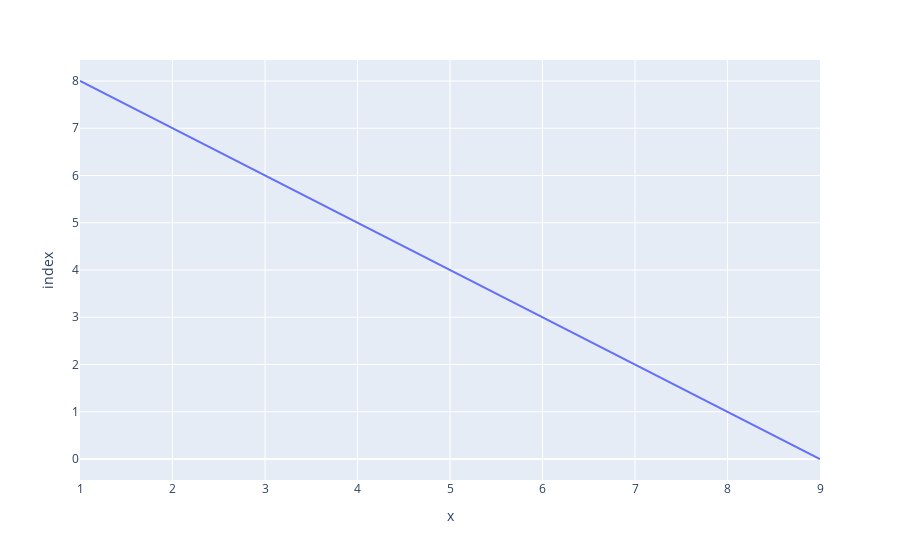

The notebook cell saved with this chart:
### Markdown cell above
Plotly

### Code cell
px.line(x, y) #cannot change color

### Figure 1 — Plotly figure (JSON) as saved in the notebook; plotly's stock layout.template omitted (floating-point values rounded to 4 significant figures)
{"data": [{"hovertemplate": "x=%{x}<br>index=%{y}<extra></extra>", "legendgroup": "", "line": {"color": "#636efa", "dash": "solid"}, "marker": {"symbol": "circle"}, "mode": "lines", "name": "", "orientation": "h", "showlegend": false, "type": "scatter", "x": [9, 8, 7, 6, 5, 4, 3, 2, 1], "xaxis": "x", "y": [0, 1, 2, 3, 4, 5, 6, 7, 8], "yaxis": "y"}], "layout": {"legend": {"tracegroupgap": 0}, "margin": {"t": 60}, "xaxis": {"anchor": "y", "domain": [0, 1], "title": {"text": "x"}}, "yaxis": {"anchor": "x", "domain": [0, 1], "title": {"text": "index"}}}}
